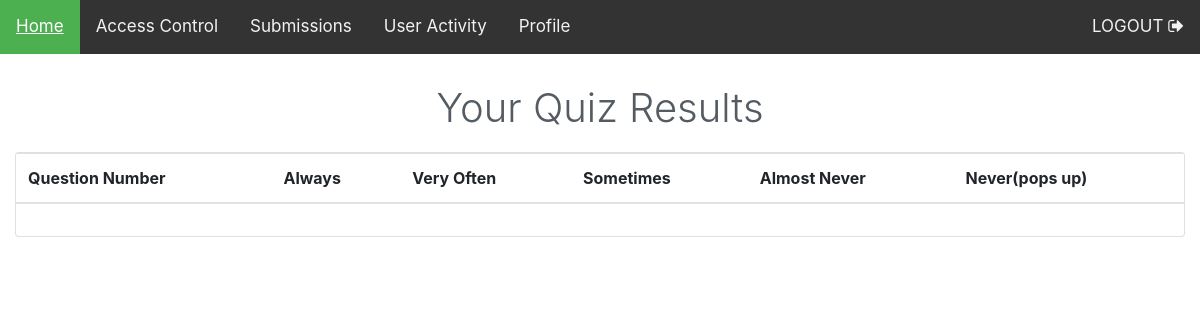
/quizSubmissions.php (signed in), run on an earlier commit of the app's database.
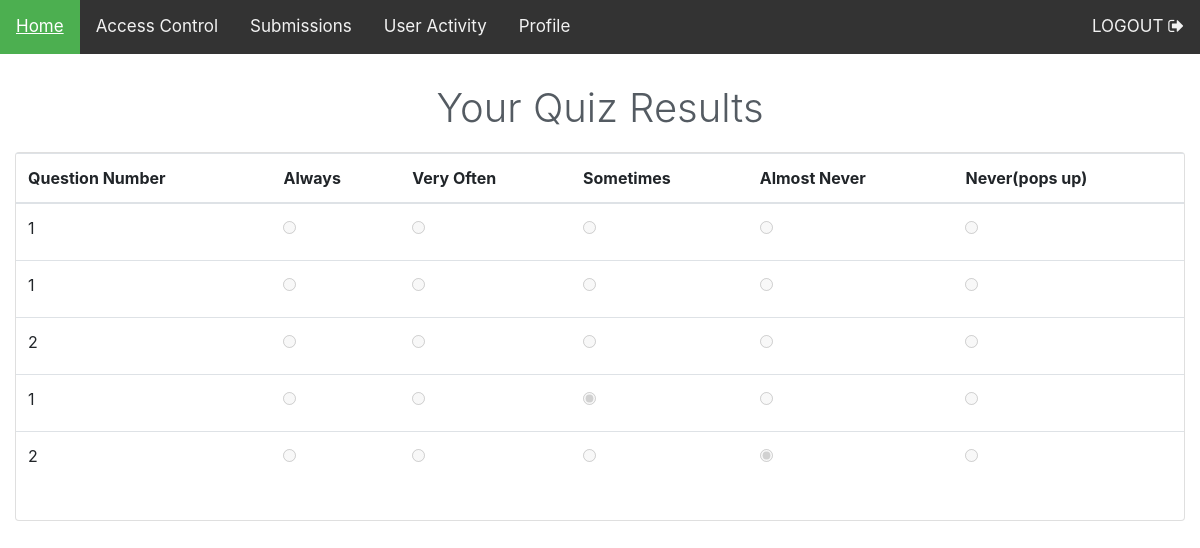
And on a later commit of the database.
### tables this page shows
CREATE TABLE IF NOT EXISTS `fb_qs` (
  `id` int(11) NOT NULL,
  `qurl` varchar(500) NOT NULL,
  `all_option` varchar(500) NOT NULL,
  `time_stamp` timestamp NOT NULL DEFAULT CURRENT_TIMESTAMP ON UPDATE CURRENT_TIMESTAMP
);

### quizSubmissions.php (the view, shortened to what this page needs)
<?php
require("./connect.php");
?>
<!doctype html>
<html lang="en">
<head>
  <link rel="stylesheet" href="https://maxcdn.bootstrapcdn.com/bootstrap/4.4.1/css/bootstrap.min.css">
  <link rel="stylesheet" href="https://cdnjs.cloudflare.com/ajax/libs/font-awesome/4.7.0/css/font-awesome.min.css" />
  <link rel="stylesheet" href="//code.jquery.com/ui/1.12.1/themes/base/jquery-ui.css">
  <link rel="stylesheet" href="https://cdnjs.cloudflare.com/ajax/libs/bootstrap-sweetalert/1.0.1/sweetalert.min.css">
  <link rel="stylesheet" href="./cssstyles/style.css" />
</head>
<body>
  <?php
    require("./navigationbar.php");
  ?>
<div class="container-fluid" >
    <div class="centerAlign">
        <h2 class="animationHeading">
 Your Quiz Results
        </h2>
    </div>
    <div class="card ">
      <form>
        <div class="form-group row">
          <div class = "col-sm-12 col-md-12">
            <table class="table tabresponsive">
                <thead>
                    <tr>
                        <th>Question Number</th>
                        <th>Always</th>
                        <th>Very Often</th>
                        <th>Sometimes</th>
                        <th>Almost Never</th>
                        <th>Never(pops up)</th>
                    </tr>
                </thead>
                <tbody id="pullquizans">
                  <?php
                  $sql = "SELECT q.id,a.user_id, a.ans_value,a.timestamp FROM fb_qs as q LEFT JOIN fb_ans as a on q.id = a.q_id WHERE a.user_id = ?
                  ";
                  $stmt= $conn->prepare($sql);
                  $stmt->execute([$_SESSION["userid"]]);
                  $result=$stmt->fetchAll(PDO::FETCH_ASSOC);
                  if($result){
                      foreach($result as $row){
                        echo '<tr>';
                        echo '<td>'.$row["id"].'</td>';
                          if($row["ans_value"]=="Always"){
                          echo '<td><label><input type="radio" disabled  name="optradio'.$row["id"].'" checked></label></td>';
                          }else {
                            echo '<td><label><input type="radio" disabled name="optradio'.$row["id"].'"></label></td>';
                          }
                         if($row["ans_value"]=="Very Often"){
                          echo '<td><label><input type="radio"  disabled name="optradio'.$row["id"].'" checked></label></td>';
                         }else {
                           echo '<td><label><input type="radio"  disabled name="optradio'.$row["id"].'"></label></td>';
                         }
                         if($row["ans_value"]=="Sometimes"){
                          echo '<td><label><input type="radio"  disabled name="optradio'.$row["id"].'" checked></label></td>';
                         }else {
                           echo '<td><label><input type="radio"  disabled name="optradio'.$row["id"].'"></label></td>';
                         }
                         if($row["ans_value"]=="Almost Never"){
                          echo '<td><label><input type="radio"  disabled name="optradio'.$row["id"].'" checked></label></td>';
                         }else {
                           echo '<td><label><input type="radio"  disabled name="optradio'.$row["id"].'"> </label></td>';
                         }
                         if($row["ans_value"]=="Never"){
                          echo '<td><label><input type="radio"  disabled name="optradio'.$row["id"].'" checked></label></td>';
                         }else {
                           echo '<td><label><input type="radio"  disabled name="optradio'.$row["id"].'"></label></td>';
                         }
                        echo '</tr>';
                      }
                      }
                  ?>
                </tbody>
            </table>
          </div>
        </div>
      </form>
    </div>
</div>
</body>
</html>

### navigationbar.php (shortened to what this page needs)
<?php
if (!$_SESSION["loggedin"]) {
    ?>
  <script src="./scripts/login.js" type="text/javascript"></script>
  <div class="topnav" id="myTopnav">
    <div><a href="./index.php" class="active">Animation Demo</a>
        <!-- <a href="javascript:void(0);" class="icon" onclick="myFunction()">
          <i class="fa fa-bars"></i>
        </a> -->
    </div>
    <div class="topnav-right">
      <a id="loginDiv" data-toggle="collapse" href="#collapseLogin"> <span class="glyphicon glyphicon-log-in"></span> LOGIN
       </a>
      <div class="collapse" style="position: fixed;padding: 10px;z-index: 99999999;right: 0px;color: white;background: rgba(76, 84, 138, 0.23);top: 50px;" id="collapseLogin" >
       <form name="myForm" role="form" action="<?php echo htmlspecialchars($_SERVER["PHP_SELF"]); ?>" method="post"  onsubmit="return validateLogin();">
          <div class="form-group" style="text-align:center">
            <label class="" for="username" style="color: black;font-weight: 600;">
              <span class="glyphicon glyphicon-user "></span> Username
            </label>
            <input type="text" class="form-control" id="username" name="username" placeholder="Enter email">
            <span class="error" id="span_email"></span>
          </div>
          <div class="form-group" style="text-align:center">
            <label class="" for="password" style="color: black;font-weight: 600;">
              <span class="glyphicon glyphicon-eye-open " ></span> Password
            </label>
            <input type="password" class="form-control" name="password" id="password" placeholder="Enter password">
            <span class="error" id="span_pwd"></span>
          </div>
          <div style="text-align:center">
            <button type="submit" id="loginBtn" class="btn btn-success"><span class="glyphicon glyphicon-log-in"></span> Login</button>
          </div>
          <a href="./registration.php" style="color:blue; float:right; padding:8px;">Not a member? Register Here</a>
        </form>
      </div>
    </div>
  </div>
<?php
}
else
{
?>
<div class="topnav" id="myTopnav">
    <div>
        <a href="./home.php" class="active">Home</a>
        <?php
        if ($_SESSION["f1"]) {
        ?>
        <a href="./accessCtrl.php">Access Control</a>
        <?php
        }
        if ($_SESSION["f2"]) {
        ?>
        <a href="./quizSubmissions.php"> Submissions</a>
        <?php
       }
        if ($_SESSION["f3"]) {
        ?>
        <a href="./userActivity.php">User Activity</a>
        <?php
      }
        ?>
        <a href="./profile.php">Profile</a>
    </div>
    <div class="topnav-right">
        <a href="./logout.php">LOGOUT
          <i class="fa fa-sign-out"></i>
        </a>
  </div>
  </div>
<?php
}
?>

### cssstyles/style.css (style rules this page uses)
.tabresponsive { width: 100%; overflow-x: auto; }
.centerAlign { text-align:center; }
.animationHeading { font-size: 2.5rem; font-weight: 300; color:#545b62; line-height: 1.2; margin-top:30px; margin-bottom:20px; }
.topnav { overflow: hidden; background-color: #333; }
.topnav a { float: left; display: block; color: #f2f2f2; text-align: center; padding: 14px 16px; text-decoration: none; font-size: 17px; }
.topnav a.active { background-color: #4CAF50; color: white; }
.topnav-right { float: right; }

What changed in the data, as far as the page shows it:
added fb_qs: id "1"
added fb_qs: id "2"
